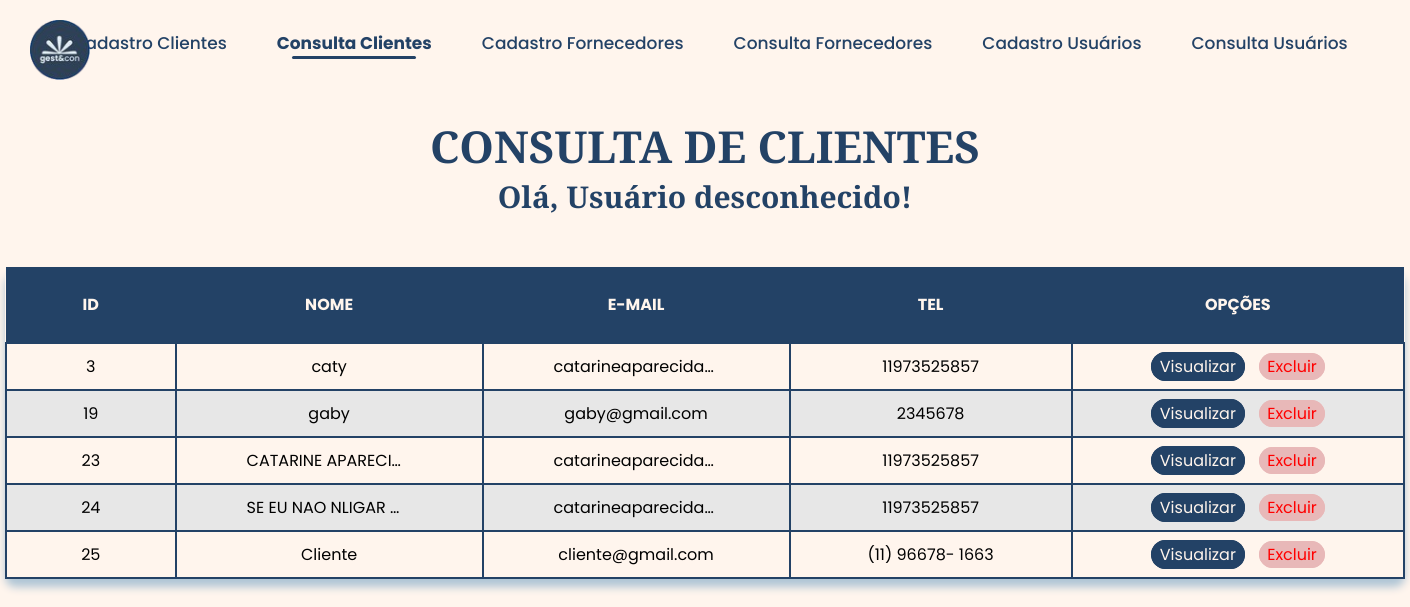
Screenshot of /consulta_cliente with the database file from the repository.
### tables this page shows
CREATE TABLE "tb_clientes" (
	"cliente_id"	INTEGER,
	"nome"	TEXT,
	"email"	TEXT,
	"telefone"	TEXT,
	"rua"	TEXT,
	"numero"	TEXT,
	"cidade"	TEXT,
	"estado"	TEXT,
	"cep"	TEXT,
	"data_cadastro"	TEXT,
	"cpf"	TEXT,
	PRIMARY KEY("cliente_id" AUTOINCREMENT)
);

### run.py (the view)
@app.route('/consulta_cliente', methods=['GET'])
def consulta_cliente():
    nome = request.args.get('nome', None)
    if not os.path.exists('models/cadastro.db'):
        return redirect('/')
    conexao = sqlite3.connect('models/cadastro.db')
    cursor = conexao.cursor()
    sql = 'SELECT * FROM tb_clientes'
    cursor.execute(sql)
    clientes = cursor.fetchall()
    conexao.close()
    usuario_logado = app.config['dados_login']
    nome_usuario = usuario_logado[3] if len(usuario_logado) > 3 else "Usuário desconhecido"
    return render_template('consulta_cliente.html', clientes=clientes, nome_usuario=nome_usuario)

### templates/consulta_cliente.html (shortened to what this page needs)
<!DOCTYPE html>
<html lang="pt-br">
<head>
    <link rel="stylesheet" href="/static/styles/consulta_cliente.css">
</head>
<body>
    <header class="cabecalho" >
        <nav>
            <a href="/cadastro_cliente">Cadastro Clientes</a>
            <a class="active" href="/consulta_cliente">Consulta Clientes</a>
            <a href="/cadastro_fornecedor">Cadastro Fornecedores</a>
            <a href="/consulta_fornecedor">Consulta Fornecedores</a>
            <a href="/cadastro_usuario">Cadastro Usuários</a>
            <a href="/consulta_usuario">Consulta Usuários</a>
        </nav>
    </header>
    <img class="logo" src="/static/assets/logo.png" alt="">
    <h2>CONSULTA DE CLIENTES</h2>
    <h3>Olá, {{ nome_usuario }}!</h3>
    <div class="table-container">
        <table>
            <thead>
                <tr>
                    <th>ID</th>
                    <th>NOME</th>
                    <th>E-MAIL</th>
                    <th>TEL</th>
                    <th>OPÇÕES</th>
                </tr>
            </thead>
            <tbody>
                {% for cliente in clientes %}
                <tr>
                    <td>{{ cliente[0] }}</td>
                    <td class="abrevia" title="{{ cliente[1] }}">{{ cliente[1] }}</td>
                    <td class="abrevia" title="{{ cliente[2] }}">{{ cliente[2] }}</td>
                    <td>{{ cliente[3] }}</td>
                    <td class="opcoes">
                        <a class="link_visualizar" href="{{ url_for('visualizar_cliente', cliente_id=cliente[0]) }}">Visualizar</a>
                        <a class="link_excluir" href="/excluir_cliente/{{ cliente[0] }}">Excluir</a>
                    </td>
                </tr>
                {% endfor %}
            </tbody>
        </table>
    </div>
</body>
</html>

### static/styles/consulta_cliente.css (style rules this page uses)
:root { --cor-1: #fff5ed; --cor-2: #234266; --cor-3: #afc5d5; --cor-4: #2f4156; --font-title: 'Young Serif', sans-serif; --font-body: 'Poppins', sans-serif; }
* { margin: 0; padding: 0; }
body { background-color: var(--cor-1); }
nav { padding: 30px 11px; display: flex; justify-content: center; gap: 50px; margin-left: 10px; }
nav a { color: var(--cor-2); text-decoration: none; font-family: var(--font-body); font-size: 17px; font-weight: 500; position: relative; transition: 0.5s ease-in-out; }
nav a::after { content: ''; position: absolute; left: 50%; bottom: -3px; transform: translateX(-50%); width: 0; height: 3px; border-radius: 25px; background-color: var(--cor-2); transition: width 0.3s ease; }
nav a.active::after { width: 80%; }
nav a.active { color: var(--cor-2); font-weight: bold; }
.logo { width: 60px; position: absolute; top: 20px; left: 30px; }
h2 { font-family: var(--font-title); font-size: 44px; color: var(--cor-2); text-align: center; margin-top: 30px; }
h3 { font-family: var(--font-title); font-size: 30px; color: var(--cor-2); text-align: center; margin-bottom: 10px; }
th { background-color: var(--cor-2); color: var(--cor-1); font-family: var(--font-body); padding: 25px; padding-left: 45px; padding-right: 45px; text-align: center; white-space: nowrap; }
.table-container { border-radius: 10px; margin: 50px auto; width: 1400px; background-color: var(--cor-1); box-shadow: 0px 8px 8px var(--cor-3); }
table { width: 100%; border-collapse: collapse; }
tbody { font-family: var(--font-body); padding: 15px; border: 1px solid var(--cor-2); text-align: center; white-space: nowrap; }
td { padding: 10px 70px; border: 2px solid var(--cor-2); align-items: center }
td.abrevia { max-width: 150px; white-space: nowrap; overflow: hidden; text-overflow: ellipsis; }
tr:nth-child(even) { background-color: #afc5d54c; }
tr:nth-child(odd) { background-color: var(--cor-1); }
.link_visualizar { color: var(--cor-1); border: 2px solid var(--cor-2); background-color: var(--cor-2); font-family: var(--font-body); padding: 2px 3px; border-radius: 15px; padding: 1px 7px; text-decoration: none; transition: background-color 0.5s; }
.link_excluir { color: red; border: 1px solid #e8b8b8; background-color: #e8b8b8; font-family: var(--font-body); border-radius: 15px; padding: 1px 7px; text-decoration: none; transition: background-color 0.5s; margin-left: 10px; }

### rows the page displays
tb_clientes: cliente_id "3", nome "caty", email "catarineaparecida…", telefone "11973525857"
tb_clientes: cliente_id "19", nome "gaby", email "gaby@gmail.com", telefone "2345678"
tb_clientes: cliente_id "23", nome "CATARINE APARECI…", email "catarineaparecida…", telefone "11973525857"
tb_clientes: cliente_id "24", nome "SE EU NAO NLIGAR…", email "catarineaparecida…", telefone "11973525857"
tb_clientes: cliente_id "25", nome "Cliente", email "cliente@gmail.com", telefone "(11) 96678- 1663"

### other values shown
{{ nome_usuario }} "Usuário desconhecido"
